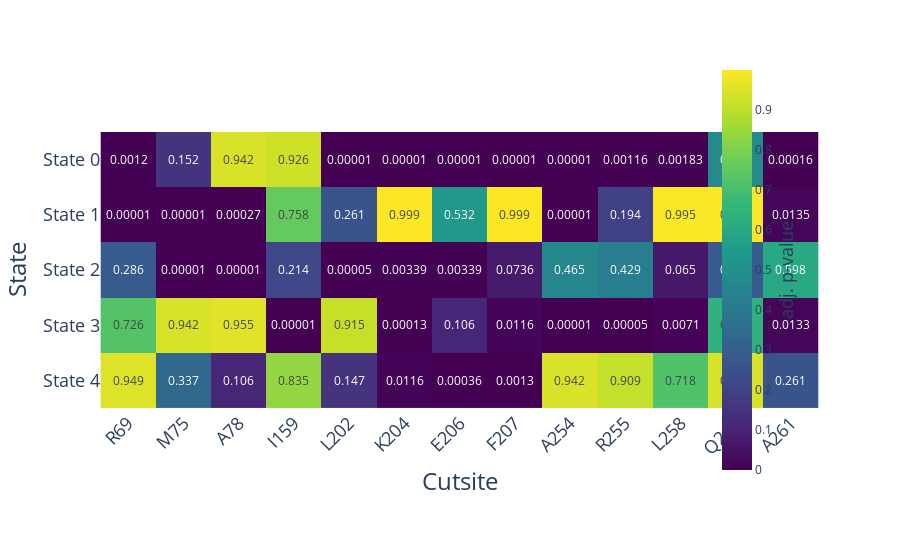

Notebook code for this chart:
### Code cell
fig = px.imshow(z_values.T, text_auto=".3E", aspect="equal", color_continuous_scale='Viridis', labels=dict(color="adj. p-value"),
               x=x_labels,
               y=y_labels)
fig.update_layout(
#     title="Heatmap of P-values with Borders for P-values <= 0.05",
    xaxis_title="Cutsite",
    yaxis_title="State",
    xaxis=dict(tickmode='array', tickvals=list(range(len(x_labels))), ticktext=x_labels, titlefont=dict(size=24), tickfont=dict(size=18),tickangle=-45 ),
    yaxis=dict(tickmode='array', tickvals=list(range(len(y_labels))), ticktext=y_labels, titlefont=dict(size=24), tickfont=dict(size=18), ticklabelposition="outside right", automargin=True, ),
    coloraxis_colorbar=dict(
        title="adj. p-value",
        title_side="right",  # Position the title to the right of the color bar
        titlefont=dict(size=18),  # Adjust the font size if necessary
        lenmode="fraction",  # Use the fraction of the plot space for the color bar
        len=1,  # Set the length of the color bar
        y=0.5,  # Center the color bar in the middle vertically
        yanchor="middle",  # Anchor the color bar to its middle point
        x=0.85,
        xanchor="left"
    )
)
fig.show()

### Figure 1 — Plotly figure (JSON) as saved in the notebook; plotly's stock layout.template omitted (floating-point values rounded to 4 significant figures)
{"data": [{"coloraxis": "coloraxis", "hovertemplate": "x: %{x}<br>y: %{y}<br>adj. p-value: %{z}<extra></extra>", "name": "0", "texttemplate": "%{z:.3E}", "type": "heatmap", "x": ["R69", "M75", "A78", "I159", "L202", "K204", "E206", "F207", "A254", "R255", "L258", "Q260", "A261"], "xaxis": "x", "y": ["State 0", "State 1", "State 2", "State 3", "State 4"], "yaxis": "y", "z": [[0.0012, 0.1524, 0.9416, 0.9257, 1e-05, 1e-05, 1e-05, 1e-05, 1e-05, 0.00116, 0.00183, 0.4778, 0.00016], [1e-05, 1e-05, 0.00027, 0.7578, 0.2614, 0.9994, 0.5319, 0.9994, 1e-05, 0.1942, 0.9945, 0.9942, 0.01354], [0.2857, 1e-05, 1e-05, 0.2144, 5e-05, 0.00339, 0.00339, 0.07355, 0.4648, 0.4289, 0.06504, 0.2857, 0.5982], [0.7258, 0.9416, 0.9546, 1e-05, 0.9152, 0.00013, 0.1065, 0.0116, 1e-05, 5e-05, 0.0071, 0.6409, 0.01328], [0.9485, 0.3372, 0.1065, 0.8348, 0.1474, 0.0116, 0.00036, 0.0013, 0.9416, 0.9092, 0.7176, 0.9416, 0.2614]]}], "layout": {"coloraxis": {"colorbar": {"len": 1, "lenmode": "fraction", "title": {"font": {"size": 18}, "side": "right", "text": "adj. p-value"}, "x": 0.85, "xanchor": "left", "y": 0.5, "yanchor": "middle"}, "colorscale": [[0, "#440154"], [0.1111, "#482878"], [0.2222, "#3e4989"], [0.3333, "#31688e"], [0.4444, "#26828e"], [0.5556, "#1f9e89"], [0.6667, "#35b779"], [0.7778, "#6ece58"], [0.8889, "#b5de2b"], [1, "#fde725"]]}, "margin": {"t": 60}, "xaxis": {"anchor": "y", "constrain": "domain", "domain": [0, 1], "scaleanchor": "y", "tickangle": -45, "tickfont": {"size": 18}, "tickmode": "array", "ticktext": ["R69", "M75", "A78", "I159", "L202", "K204", "E206", "F207", "A254", "R255", "L258", "Q260", "A261"], "tickvals": [0, 1, 2, 3, 4, 5, 6, 7, 8, 9, 10, 11, 12], "title": {"font": {"size": 24}, "text": "Cutsite"}}, "yaxis": {"anchor": "x", "automargin": true, "autorange": "reversed", "constrain": "domain", "domain": [0, 1], "tickfont": {"size": 18}, "ticklabelposition": "outside right", "tickmode": "array", "ticktext": ["State 0", "State 1", "State 2", "State 3", "State 4"], "tickvals": [0, 1, 2, 3, 4], "title": {"font": {"size": 24}, "text": "State"}}}}
